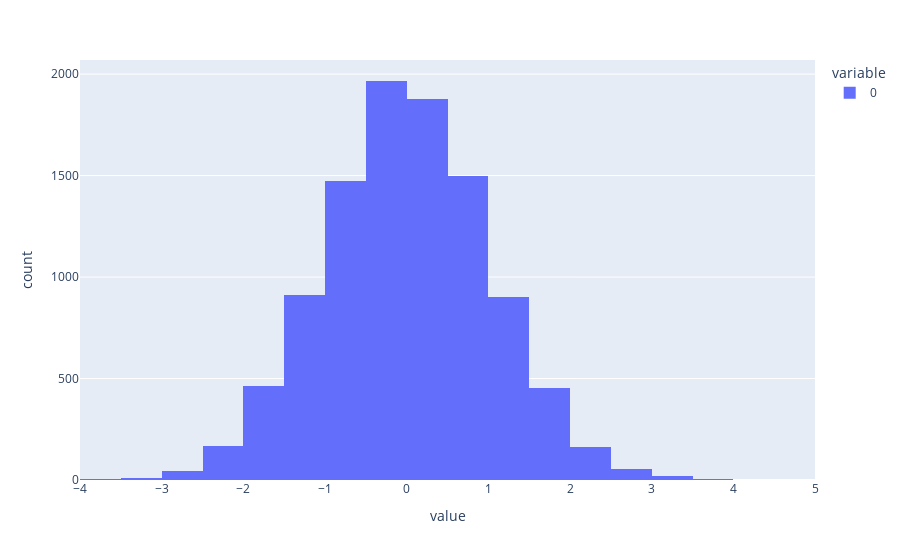

Source (notebook cell):
### Markdown cell above
### Histogram

### Code cell
import numpy as np
normal_distribution = np.random.randn(10000)

fig = px.histogram(normal_distribution, nbins=40)
fig.show()

### Figure 1 — Plotly figure (JSON) as saved in the notebook; plotly's stock layout.template omitted (floating-point values rounded to 4 significant figures; data arrays with more than 128 entries replaced by an {"elided": "..."} marker saying what was removed)
{"data": [{"alignmentgroup": "True", "bingroup": "x", "hovertemplate": "variable=0<br>value=%{x}<br>count=%{y}<extra></extra>", "legendgroup": "0", "marker": {"color": "#636efa", "pattern": {"shape": ""}}, "name": "0", "nbinsx": 40, "offsetgroup": "0", "orientation": "v", "showlegend": true, "type": "histogram", "x": {"elided": "10000 float values"}, "xaxis": "x", "yaxis": "y"}], "layout": {"barmode": "relative", "legend": {"title": {"text": "variable"}, "tracegroupgap": 0}, "margin": {"t": 60}, "xaxis": {"anchor": "y", "domain": [0, 1], "title": {"text": "value"}}, "yaxis": {"anchor": "x", "domain": [0, 1], "title": {"text": "count"}}}}
